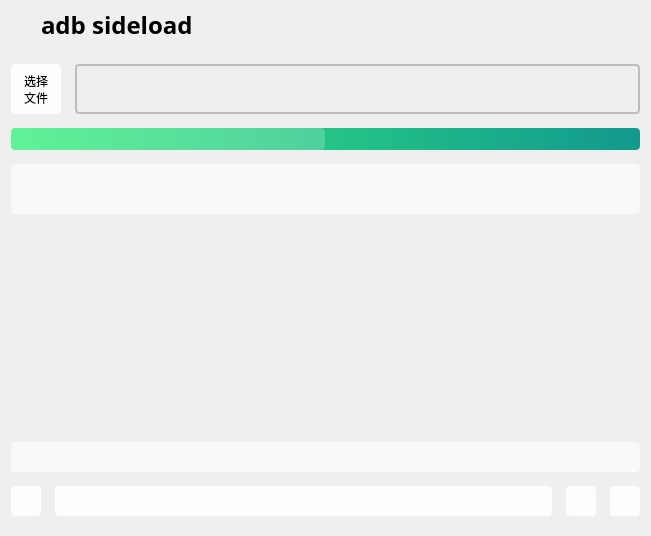
<?xml version="1.0" encoding="UTF-8"?>
<ui version="4.0">
 <class>sp_recovery</class>
 <widget class="QWidget" name="sp_recovery">
  <property name="geometry">
   <rect>
    <x>0</x>
    <y>0</y>
    <width>651</width>
    <height>536</height>
   </rect>
  </property>
  <property name="windowTitle">
   <string>Form</string>
  </property>
  <layout class="QHBoxLayout" name="horizontalLayout_4">
   <property name="leftMargin">
    <number>0</number>
   </property>
   <property name="topMargin">
    <number>0</number>
   </property>
   <property name="rightMargin">
    <number>0</number>
   </property>
   <item>
    <widget class="QWidget" name="widget" native="true">
     <property name="styleSheet">
      <string notr="true">border-radius: 4px;
background-color: rgba(255, 255, 255, 0);
border:0px solid #BDBDBD;</string>
     </property>
     <layout class="QVBoxLayout" name="verticalLayout_2">
      <property name="leftMargin">
       <number>11</number>
      </property>
      <property name="topMargin">
       <number>0</number>
      </property>
      <property name="rightMargin">
       <number>11</number>
      </property>
      <item>
       <layout class="QVBoxLayout" name="verticalLayout">
        <property name="spacing">
         <number>14</number>
        </property>
        <item>
         <layout class="QHBoxLayout" name="horizontalLayout_2">
          <property name="spacing">
           <number>0</number>
          </property>
          <item>
           <widget class="QLabel" name="icon">
            <property name="minimumSize">
             <size>
              <width>30</width>
              <height>30</height>
             </size>
            </property>
            <property name="maximumSize">
             <size>
              <width>30</width>
              <height>30</height>
             </size>
            </property>
            <property name="font">
             <font/>
            </property>
            <property name="styleSheet">
             <string notr="true">border-radius: 4px;
border:0px solid #BDBDBD;
image: url(:/ico/image/ico/refund-line.svg);</string>
            </property>
            <property name="text">
             <string/>
            </property>
           </widget>
          </item>
          <item>
           <widget class="QLabel" name="title">
            <property name="minimumSize">
             <size>
              <width>0</width>
              <height>50</height>
             </size>
            </property>
            <property name="maximumSize">
             <size>
              <width>16777215</width>
              <height>50</height>
             </size>
            </property>
            <property name="font">
             <font>
              <family>MiSans Medium</family>
              <pointsize>18</pointsize>
              <bold>true</bold>
             </font>
            </property>
            <property name="styleSheet">
             <string notr="true">border-radius: 4px;
border:0px solid #BDBDBD;</string>
            </property>
            <property name="text">
             <string>adb sideload</string>
            </property>
           </widget>
          </item>
         </layout>
        </item>
        <item>
         <layout class="QHBoxLayout" name="horizontalLayout_3">
          <item>
           <widget class="QPushButton" name="selectBtn">
            <property name="sizePolicy">
             <sizepolicy hsizetype="Minimum" vsizetype="Fixed">
              <horstretch>0</horstretch>
              <verstretch>0</verstretch>
             </sizepolicy>
            </property>
            <property name="minimumSize">
             <size>
              <width>50</width>
              <height>50</height>
             </size>
            </property>
            <property name="maximumSize">
             <size>
              <width>50</width>
              <height>50</height>
             </size>
            </property>
            <property name="font">
             <font>
              <family>MiSans Medium</family>
             </font>
            </property>
            <property name="styleSheet">
             <string notr="true">QPushButton{background-color:rgba(255,255,255,0.9);border-radius:4px;border:0px;}
QPushButton:hover{background-color:rgba(255,255,255,0.7);}
QPushButton:pressed{background-color:rgba(255,255,255,0.6);}</string>
            </property>
            <property name="text">
             <string>选择
文件</string>
            </property>
           </widget>
          </item>
          <item>
           <widget class="QLabel" name="filePaths">
            <property name="font">
             <font>
              <family>MiSans Medium</family>
             </font>
            </property>
            <property name="styleSheet">
             <string notr="true">border:2px solid #BDBDBD;
border-radius:4px;</string>
            </property>
            <property name="text">
             <string/>
            </property>
           </widget>
          </item>
         </layout>
        </item>
        <item>
         <widget class="QProgressBar" name="progressBar">
          <property name="font">
           <font>
            <pointsize>9</pointsize>
            <italic>false</italic>
            <bold>false</bold>
           </font>
          </property>
          <property name="styleSheet">
           <string notr="true">QProgressBar{
	font:9pt;
	border-radius:4px;
	text-align:center;
	/*border:1px solid #E8EDF2;*/
    border:0px solid #E8EDF2;
	background-color: qlineargradient(x1:0,y1:1,x1:1,y1:0,stop:0 #11998e, stop:1 #38ef7d);
}
QProgressBar:chunk{
	border-radius:4px;
	background-color:rgba(255,255,255,0.2);
}
</string>
          </property>
          <property name="maximum">
           <number>0</number>
          </property>
          <property name="value">
           <number>0</number>
          </property>
          <property name="alignment">
           <set>Qt::AlignCenter</set>
          </property>
         </widget>
        </item>
        <item>
         <widget class="QLabel" name="output">
          <property name="minimumSize">
           <size>
            <width>0</width>
            <height>50</height>
           </size>
          </property>
          <property name="font">
           <font>
            <family>MiSans Medium</family>
            <pointsize>12</pointsize>
           </font>
          </property>
          <property name="styleSheet">
           <string notr="true">background-color:rgba(255,255,255,0.6);border-radius:4px;border:0px;</string>
          </property>
          <property name="text">
           <string/>
          </property>
          <property name="alignment">
           <set>Qt::AlignCenter</set>
          </property>
         </widget>
        </item>
        <item>
         <spacer name="verticalSpacer">
          <property name="orientation">
           <enum>Qt::Vertical</enum>
          </property>
          <property name="sizeHint" stdset="0">
           <size>
            <width>20</width>
            <height>40</height>
           </size>
          </property>
         </spacer>
        </item>
        <item>
         <widget class="QLabel" name="tips">
          <property name="minimumSize">
           <size>
            <width>0</width>
            <height>30</height>
           </size>
          </property>
          <property name="font">
           <font>
            <family>MiSans Medium</family>
            <pointsize>12</pointsize>
           </font>
          </property>
          <property name="styleSheet">
           <string notr="true">background-color:rgba(255,255,255,0.6);border-radius:4px;border:0px;</string>
          </property>
          <property name="text">
           <string/>
          </property>
          <property name="alignment">
           <set>Qt::AlignCenter</set>
          </property>
         </widget>
        </item>
        <item>
         <layout class="QHBoxLayout" name="horizontalLayout">
          <item>
           <widget class="QPushButton" name="back_to_basePage">
            <property name="minimumSize">
             <size>
              <width>30</width>
              <height>30</height>
             </size>
            </property>
            <property name="maximumSize">
             <size>
              <width>30</width>
              <height>30</height>
             </size>
            </property>
            <property name="styleSheet">
             <string notr="true">QPushButton{background-color:rgba(255,255,255,0.9);border-radius:4px;border:0px;}
QPushButton:hover{background-color:rgba(255,255,255,0.7);}
QPushButton:pressed{background-color:rgba(255,255,255,0.6);}</string>
            </property>
            <property name="text">
             <string/>
            </property>
            <property name="icon">
             <iconset resource="../../ico.qrc">
              <normaloff>:/ico/image/ico/arrow-left-line.svg</normaloff>:/ico/image/ico/arrow-left-line.svg</iconset>
            </property>
            <property name="iconSize">
             <size>
              <width>18</width>
              <height>18</height>
             </size>
            </property>
           </widget>
          </item>
          <item>
           <widget class="QPushButton" name="runBtn">
            <property name="sizePolicy">
             <sizepolicy hsizetype="Expanding" vsizetype="Fixed">
              <horstretch>0</horstretch>
              <verstretch>0</verstretch>
             </sizepolicy>
            </property>
            <property name="minimumSize">
             <size>
              <width>0</width>
              <height>30</height>
             </size>
            </property>
            <property name="maximumSize">
             <size>
              <width>16777215</width>
              <height>30</height>
             </size>
            </property>
            <property name="font">
             <font/>
            </property>
            <property name="styleSheet">
             <string notr="true">QPushButton{background-color:rgba(255,255,255,0.9);border-radius:4px;border:0px;}
QPushButton:hover{background-color:rgba(255,255,255,0.7);}
QPushButton:pressed{background-color:rgba(255,255,255,0.6);}</string>
            </property>
            <property name="text">
             <string/>
            </property>
            <property name="icon">
             <iconset resource="../../ico.qrc">
              <normaloff>:/ico/image/ico/play-line.svg</normaloff>:/ico/image/ico/play-line.svg</iconset>
            </property>
            <property name="iconSize">
             <size>
              <width>18</width>
              <height>18</height>
             </size>
            </property>
           </widget>
          </item>
          <item>
           <widget class="QPushButton" name="refreshBtn">
            <property name="minimumSize">
             <size>
              <width>30</width>
              <height>30</height>
             </size>
            </property>
            <property name="maximumSize">
             <size>
              <width>30</width>
              <height>30</height>
             </size>
            </property>
            <property name="styleSheet">
             <string notr="true">QPushButton{background-color:rgba(255,255,255,0.9);border-radius:4px;border:0px;}
QPushButton:hover{background-color:rgba(255,255,255,0.7);}
QPushButton:pressed{background-color:rgba(255,255,255,0.6);}</string>
            </property>
            <property name="text">
             <string/>
            </property>
            <property name="icon">
             <iconset resource="../../ico.qrc">
              <normaloff>:/ico/image/ico/refresh-line.svg</normaloff>:/ico/image/ico/refresh-line.svg</iconset>
            </property>
            <property name="iconSize">
             <size>
              <width>18</width>
              <height>18</height>
             </size>
            </property>
           </widget>
          </item>
          <item>
           <widget class="QPushButton" name="showOutputBtn">
            <property name="minimumSize">
             <size>
              <width>30</width>
              <height>30</height>
             </size>
            </property>
            <property name="maximumSize">
             <size>
              <width>30</width>
              <height>30</height>
             </size>
            </property>
            <property name="styleSheet">
             <string notr="true">QPushButton{background-color:rgba(255,255,255,0.9);border-radius:4px;border:0px;}
QPushButton:hover{background-color:rgba(255,255,255,0.7);}
QPushButton:pressed{background-color:rgba(255,255,255,0.6);}</string>
            </property>
            <property name="text">
             <string/>
            </property>
            <property name="icon">
             <iconset resource="../../ico.qrc">
              <normaloff>:/ico/image/ico/terminal-box-line.svg</normaloff>:/ico/image/ico/terminal-box-line.svg</iconset>
            </property>
            <property name="iconSize">
             <size>
              <width>18</width>
              <height>18</height>
             </size>
            </property>
            <property name="checkable">
             <bool>true</bool>
            </property>
           </widget>
          </item>
         </layout>
        </item>
       </layout>
      </item>
     </layout>
    </widget>
   </item>
  </layout>
 </widget>
 <resources>
  <include location="../../ico.qrc"/>
 </resources>
 <connections/>
</ui>
